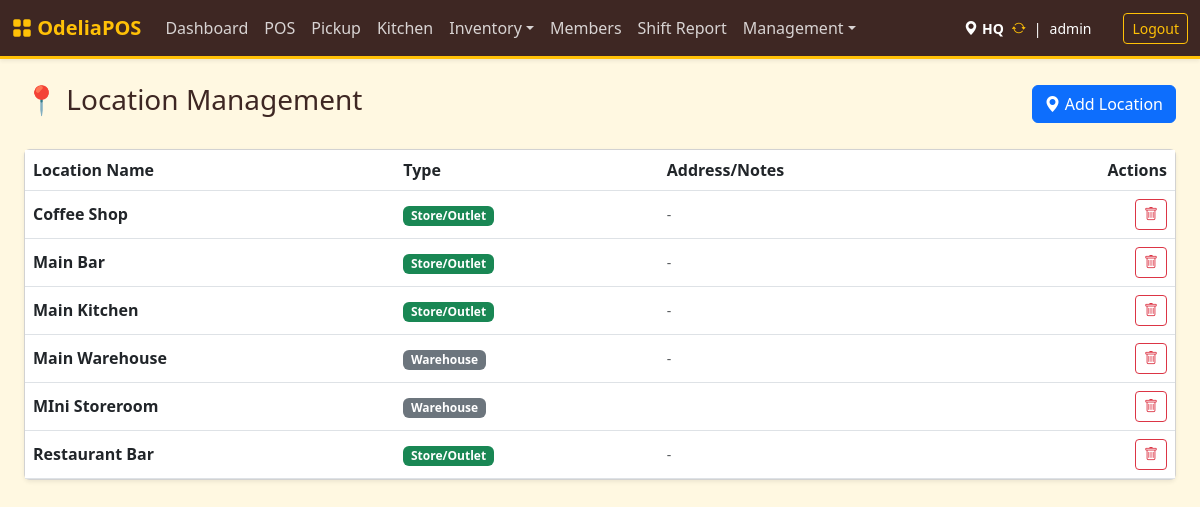
The app's page /index.php?page=locations (signed in) with its own data.
### tables this page shows
CREATE TABLE `locations` (
  `id` int NOT NULL AUTO_INCREMENT,
  `name` varchar(50) NOT NULL,
  `type` enum('store','kitchen','bar','warehouse') NOT NULL DEFAULT 'store',
  `can_sell` tinyint(1) DEFAULT '1',
  `can_receive_from_vendor` tinyint(1) DEFAULT '0',
  `address` text,
  `phone` varchar(50) DEFAULT '555-0000',
  PRIMARY KEY (`id`)
);

### src/locations.php (called while the page is built, shortened)
<?php
$locations = $pdo->query("SELECT * FROM locations ORDER BY name ASC")->fetchAll();
?>

### templates/locations.php (the view, shortened to what this page needs)
<div class="d-flex justify-content-between align-items-center mb-4">
    <h3>📍 Location Management</h3>
    <button class="btn btn-primary" data-bs-toggle="modal" data-bs-target="#locModal">
        <i class="bi bi-geo-alt-fill"></i> Add Location
    </button>
</div>
<div class="card shadow-sm">
    <div class="card-body p-0">
        <table class="table table-hover align-middle mb-0">
            <thead class="bg-light">
                <tr>
                    <th>Location Name</th>
                    <th>Type</th>
                    <th>Address/Notes</th>
                    <th class="text-end">Actions</th>
                </tr>
            </thead>
            <tbody>
                <?php foreach ($locations as $l): ?>
                <tr>
                    <td class="fw-bold"><?= htmlspecialchars($l['name']) ?></td>
                    <td>
                        <?php if ($l['type'] === 'warehouse'): ?>
                            <span class="badge bg-secondary">Warehouse</span>
                        <?php else: ?>
                            <span class="badge bg-success">Store/Outlet</span>
                        <?php endif; ?>
                    </td>
                    <td class="text-muted small"><?= htmlspecialchars($l['address'] ?? '-') ?></td>
                    <td class="text-end">
                        <form method="POST" action="index.php?page=locations" class="d-inline" onsubmit="return confirm('Delete <?= $l['name'] ?>?');">
                            <button class="btn btn-outline-danger btn-sm"><i class="bi bi-trash"></i></button>
                        </form>
                    </td>
                </tr>
                <?php endforeach; ?>
            </tbody>
        </table>
    </div>
</div>

### templates/header.php (style rules this page uses)
:root { --theme-brown: #3e2723; --theme-gold: #ffc107; --theme-gold-dark: #d39e00; --theme-orange: #fd7e14; --theme-bg: #fff8e1; }
body { background-color: var(--theme-bg); color: var(--theme-brown); }

### records on screen
locations: name "Coffee Shop", type "Store/Outlet", address "-"
locations: name "Main Bar", type "Store/Outlet", address "-"
locations: name "Main Kitchen", type "Store/Outlet", address "-"
locations: name "Main Warehouse", type "Warehouse", address "-"
locations: name "MIni Storeroom", type "Warehouse"
locations: name "Restaurant Bar", type "Store/Outlet", address "-"

### other values on screen
$_SESSION['location_name'] "HQ"
$_SESSION['username'] "admin"
